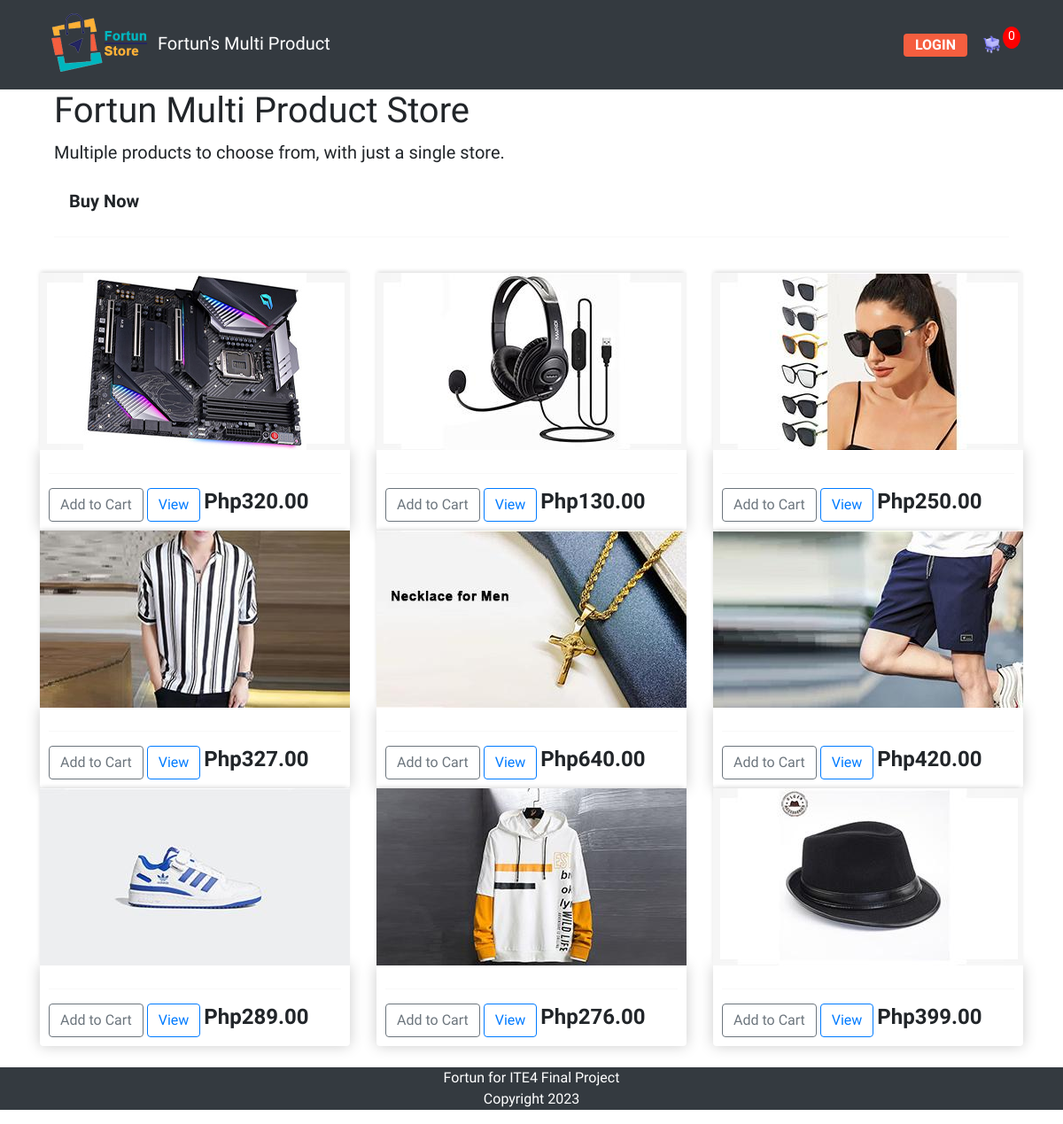
The page / on the database its author committed.
### store/models.py (models this page shows, shortened)
class Product(models.Model):
    name = models.CharField(max_length=200, null=True)
    price = models.FloatField(max_length=200, null=True)
    digital = models.BooleanField(default=False, null=True, blank=True)
    image = models.ImageField(null=True, blank=True)
    @property
    def imageURL(self):
        try:
            url = self.image.url
        except:
            url = ''
        return url

### store/views.py (the view)
# urls.py: path('', include('store.urls')),
def store(request):
    data = cartData(request)
    cartItems = data['cartItems']
    order = data['order']
    items = data['items']
    products = Product.objects.all()
    context = {'products': products, 'cartItems': cartItems}
    return render(request, 'store/store.html', context)

### store/utils.py (called while the page is built, shortened)
def cookieCart(request):
    try:
        cart = json.loads(request.COOKIES['cart'])
    except:
        cart = {}
        print('CART:', cart)
    items = []
    order = {'get_cart_total': 0, 'get_cart_items': 0, 'shipping': False}
    cartItems = order['get_cart_items']
    return {'cartItems': cartItems, 'order': order, 'items': items}

def cartData(request):
    if request.user.is_authenticated:
        customer = request.user.customer
        order, created = Order.objects.get_or_create(customer=customer, complete=False)
        items = order.orderitem_set.all()
        cartItems = order.get_cart_items
    else:
        cookieData = cookieCart(request)
        cartItems = cookieData['cartItems']
        order = cookieData['order']
        items = cookieData['items']
    return {'cartItems': cartItems, 'order': order, 'items': items}

### templates/store/store.html
{% extends 'store/main.html' %}
{% load static %}
{% block content %}
     <div class="row">
      {% for product in products %}
        <div class="col-lg-4">
            <img class="thumbnail" src="{{ product.imageURL }}">
            <div class="box-element product">
                <hr>
                <button data-product={{ product.id }} data-action="add" class="btn btn-outline-secondary add-btn update-cart">Add to Cart</button>
                <a class="btn btn-outline-primary" href="#">View</a>
		        <h4 style="display: inline-block;"><strong>Php{{ product.price|floatformat:2 }}</strong></h4>
            </div>
        </div>
      {% endfor product in products %}
    </div>
{% endblock content %}

### templates/store/main.html (shortened to what this page needs)
<!DOCTYPE html>
{% load static %}
<html>
    <head>
            <link rel="stylesheet" type="text/css" href="{% static 'css/main.css' %}">
            <link rel="stylesheet" href="https://maxcdn.bootstrapcdn.com/bootstrap/4.0.0/css/bootstrap.min.css">
            <link href="https://cdn.jsdelivr.net/npm/bootstrap@5.3.0-alpha1/dist/css/bootstrap.min.css" rel="stylesheet">
            <link href="/docs/5.3/dist/css/bootstrap.min.css" rel="stylesheet">
     </head>
     <body style="font-family: 'Glory', sans-serif;">
        <nav class="navbar navbar-expand-lg navbar-dark bg-dark px-5">
          <a class="navbar-brand" href="{% url 'store' %}"><img width="125px" height="75px" src="{% static 'images/logo.png' %}"> Fortun's Multi Product</a>
          <div class="collapse navbar-collapse" id="navbarSupportedContent">
            <div class="form-inline my-2 my-lg-0">
                <a href="http://127.0.0.1:8000/admin" class="btn text-white fw-bold" style="background-color: rgb(245,94,63); padding-top: 0px; padding-bottom: 0px;">LOGIN</a>
                <a href="{% url 'cart' %}">
                    <img  id="cart-icon" src="{% static 'images/cart.png' %}">
                </a>
                <p id="cart-total">{{ cartItems }}</p>
            </div>
          </div>
        </nav>
         <div class="container">
            <div class="px-3 float-md-center">
                <h1>Fortun Multi Product Store</h1>
                <p class="lead">Multiple products to choose from, with just a single store.</p>
                <p class="lead">
                  <a href="#" class="btn btn-lg btn-light fw-bold border-white bg-white">Buy Now</a>
                </p>
                <hr>
            </div>
                <br>
                {% block content %}
                 {% endblock content %}
                <br>
         </div>
     </body>
     <footer>
        <div class="bg-dark">
            <p class="text-white" style="text-align: center;">Fortun for ITE4 Final Project <br> Copyright 2023</p>
        </div>
     </footer>
</html>

### static/css/main.css (style rules this page uses)
body { background-color: hsl(0, 100%, 18%); }
h1,h2,h3,h4,h5,h6 { color:hsl(0, 0%, 30%); }
.box-element { box-shadow:hsl(0, 0%, 80%) 0 0 16px; background-color: #fff; border-radius: 4px; padding: 10px; }
.thumbnail { width: 100%; height: 200px; -webkit-box-shadow: -1px -3px 5px -2px rgba(214,214,214,1); -moz-box-shadow: -1px -3px 5px -2px rgba(214,214,214,1); box-shadow: -1px -3px 5px -2px rgba(214,214,214,1); }
.product { border-radius: 0 0 4px 4px; }
.bg-dark { background-color: #4f868c!important; }
#cart-icon { width:25px; display: inline-block; margin-left: 15px; }
#cart-total { display: block; text-align: center; color:#fff; background-color: red; width: 20px; height: 25px; border-radius: 50%; font-size: 14px; }
.col-lg-4, .col-lg-6, .col-lg-8, .col-lg-12 { margin-top: 10px; }
.btn { border-radius: 0; }

### templates/store/main.html (style rules this page uses)
body { margin: 0px; padding: 0px; }

### rows shown on the page
Product: imageURL (picture), price "320.00"
Product: imageURL (picture), price "130.00"
Product: imageURL (picture), price "250.00"
Product: imageURL (picture), price "327.00"
Product: imageURL (picture), price "640.00"
Product: imageURL (picture), price "420.00"
Product: imageURL (picture), price "289.00"
Product: imageURL (picture), price "276.00"
Product: imageURL (picture), price "399.00"

### other values the page prints
{{ cartItems }} "0"
